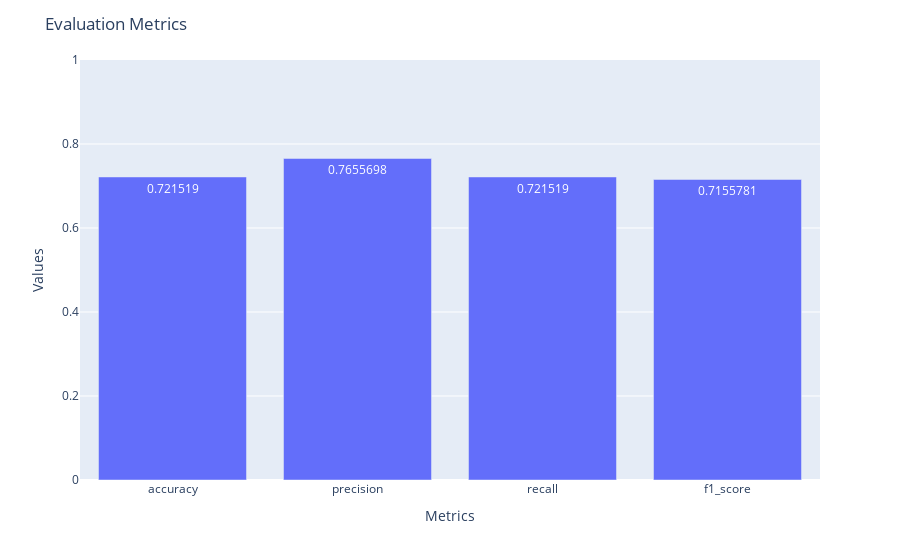
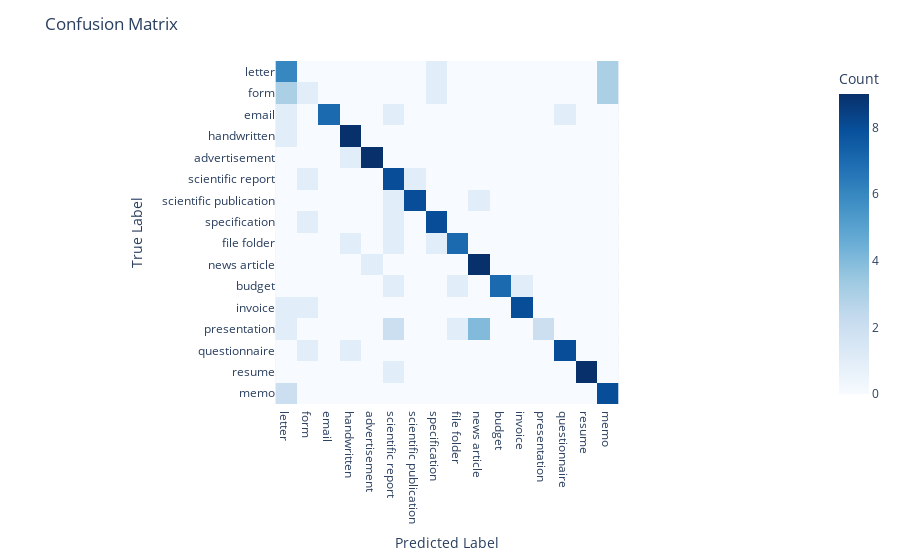
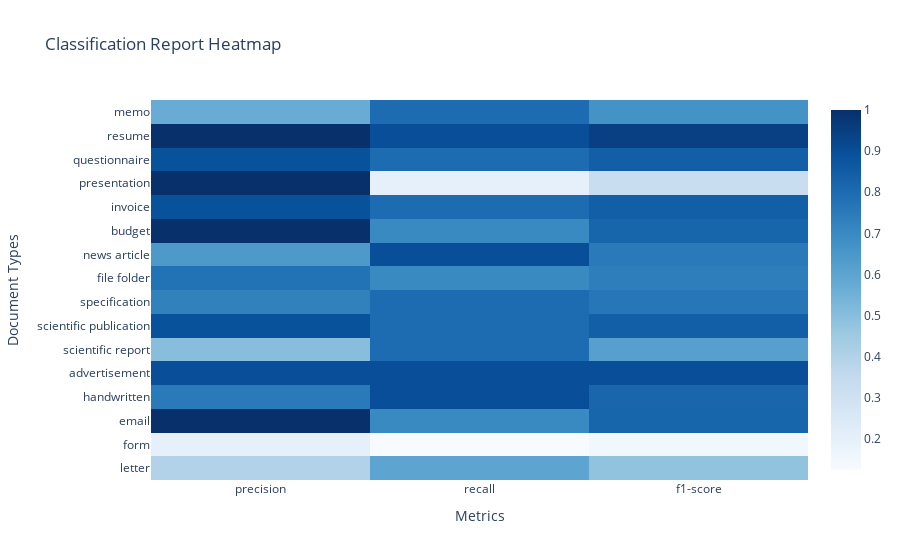

The notebook cell saved with these charts, in order:
### Code cell
from src.evaluations import ml
import numpy as np

labels = np.array(
    [
        "letter",
        "form",
        "email",
        "handwritten",
        "advertisement",
        "scientific report",
        "scientific publication",
        "specification",
        "file folder",
        "news article",
        "budget",
        "invoice",
        "presentation",
        "questionnaire",
        "resume",
        "memo",
    ]
)

# Evaluate the model with the simulated data
metrics, conf_matrix, class_report = ml.evaluate_model(
    y_true, y_pred, labels, show_visualization=True
)

### Figure 1 — Plotly figure (JSON) as saved in the notebook; plotly's stock layout.template omitted (floating-point values rounded to 4 significant figures)
{"data": [{"alignmentgroup": "True", "hovertemplate": "Metrics=%{x}<br>Values=%{y}<extra></extra>", "legendgroup": "", "marker": {"color": "#636efa", "pattern": {"shape": ""}}, "name": "", "offsetgroup": "", "orientation": "v", "showlegend": false, "textposition": "auto", "texttemplate": "%{y}", "type": "bar", "x": ["accuracy", "precision", "recall", "f1_score"], "xaxis": "x", "y": [0.7215, 0.7656, 0.7215, 0.7156], "yaxis": "y"}], "layout": {"barmode": "relative", "legend": {"tracegroupgap": 0}, "margin": {"t": 60}, "title": {"text": "Evaluation Metrics"}, "xaxis": {"anchor": "y", "domain": [0, 1], "title": {"text": "Metrics"}}, "yaxis": {"anchor": "x", "domain": [0, 1], "range": [0, 1], "title": {"text": "Values"}}}}

### Figure 2 — Plotly figure (JSON) as saved in the notebook; plotly's stock layout.template omitted (floating-point values rounded to 4 significant figures; data arrays with more than 128 entries replaced by an {"elided": "..."} marker saying what was removed)
{"data": [{"coloraxis": "coloraxis", "hovertemplate": "Predicted Labels: %{x}<br>True Labels: %{y}<br>Count: %{z}<extra></extra>", "name": "0", "type": "heatmap", "x": ["letter", "form", "email", "handwritten", "advertisement", "scientific report", "scientific publication", "specification", "file folder", "news article", "budget", "invoice", "presentation", "questionnaire", "resume", "memo"], "xaxis": "x", "y": ["letter", "form", "email", "handwritten", "advertisement", "scientific report", "scientific publication", "specification", "file folder", "news article", "budget", "invoice", "presentation", "questionnaire", "resume", "memo"], "yaxis": "y", "z": {"elided": "16x16 int values"}}], "layout": {"coloraxis": {"colorbar": {"title": {"text": "Count"}}, "colorscale": [[0, "rgb(247,251,255)"], [0.125, "rgb(222,235,247)"], [0.25, "rgb(198,219,239)"], [0.375, "rgb(158,202,225)"], [0.5, "rgb(107,174,214)"], [0.625, "rgb(66,146,198)"], [0.75, "rgb(33,113,181)"], [0.875, "rgb(8,81,156)"], [1, "rgb(8,48,107)"]]}, "margin": {"t": 60}, "title": {"text": "Confusion Matrix"}, "xaxis": {"anchor": "y", "constrain": "domain", "domain": [0, 1], "scaleanchor": "y", "title": {"text": "Predicted Label"}}, "yaxis": {"anchor": "x", "autorange": "reversed", "constrain": "domain", "domain": [0, 1], "title": {"text": "True Label"}}}}

### Figure 3 — Plotly figure (JSON) as saved in the notebook; plotly's stock layout.template omitted (floating-point values rounded to 4 significant figures)
{"data": [{"colorscale": [[0, "rgb(247,251,255)"], [0.125, "rgb(222,235,247)"], [0.25, "rgb(198,219,239)"], [0.375, "rgb(158,202,225)"], [0.5, "rgb(107,174,214)"], [0.625, "rgb(66,146,198)"], [0.75, "rgb(33,113,181)"], [0.875, "rgb(8,81,156)"], [1, "rgb(8,48,107)"]], "showscale": true, "type": "heatmap", "x": ["precision", "recall", "f1-score"], "y": ["letter", "form", "email", "handwritten", "advertisement", "scientific report", "scientific publication", "specification", "file folder", "news article", "budget", "invoice", "presentation", "questionnaire", "resume", "memo"], "z": [[0.4, 0.6, 0.48], [0.2, 0.125, 0.1538], [1, 0.7, 0.8235], [0.75, 0.9, 0.8182], [0.9, 0.9, 0.9], [0.5, 0.8, 0.6154], [0.8889, 0.8, 0.8421], [0.7273, 0.8, 0.7619], [0.7778, 0.7, 0.7368], [0.6429, 0.9, 0.75], [1, 0.7, 0.8235], [0.8889, 0.8, 0.8421], [1, 0.2, 0.3333], [0.8889, 0.8, 0.8421], [1, 0.9, 0.9474], [0.5714, 0.8, 0.6667]]}], "layout": {"title": {"text": "Classification Report Heatmap"}, "xaxis": {"title": {"text": "Metrics"}}, "yaxis": {"title": {"text": "Document Types"}}}}
